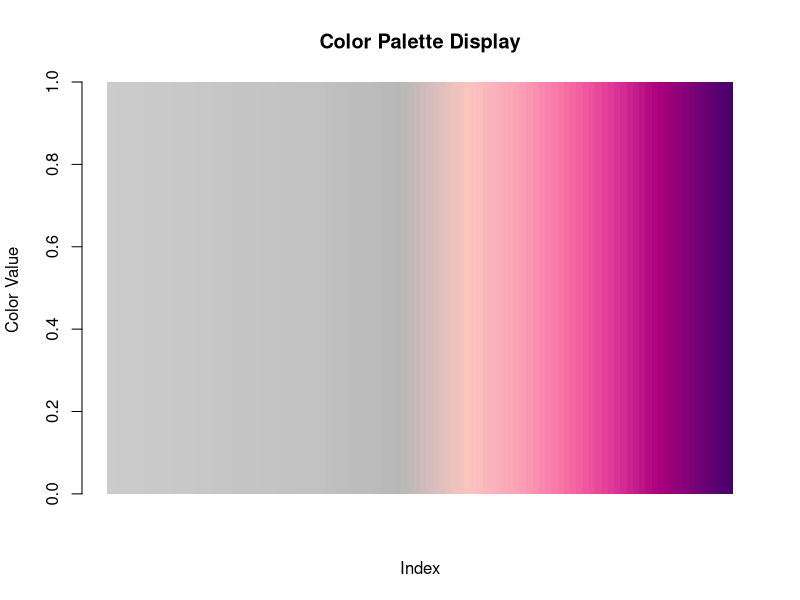

Source code (R):
library(RColorBrewer)
cols <- colorRampPalette(c("grey80", "grey76", "grey72", brewer.pal(9, "RdPu")[3:9]), bias = 0.5)(100)

pdf("/Users/sohyun/Documents/2.SingleCellATAC/3.Data/6.Annotation/1.MarkerGene/ScaleBar.pdf", width = 8, height = 4)
barplot(rep(1, length(cols)), space = 0, col = cols, border = NA, xlab = "Index", ylab = "Color Value", main = "Color Palette Display")
dev.off()
